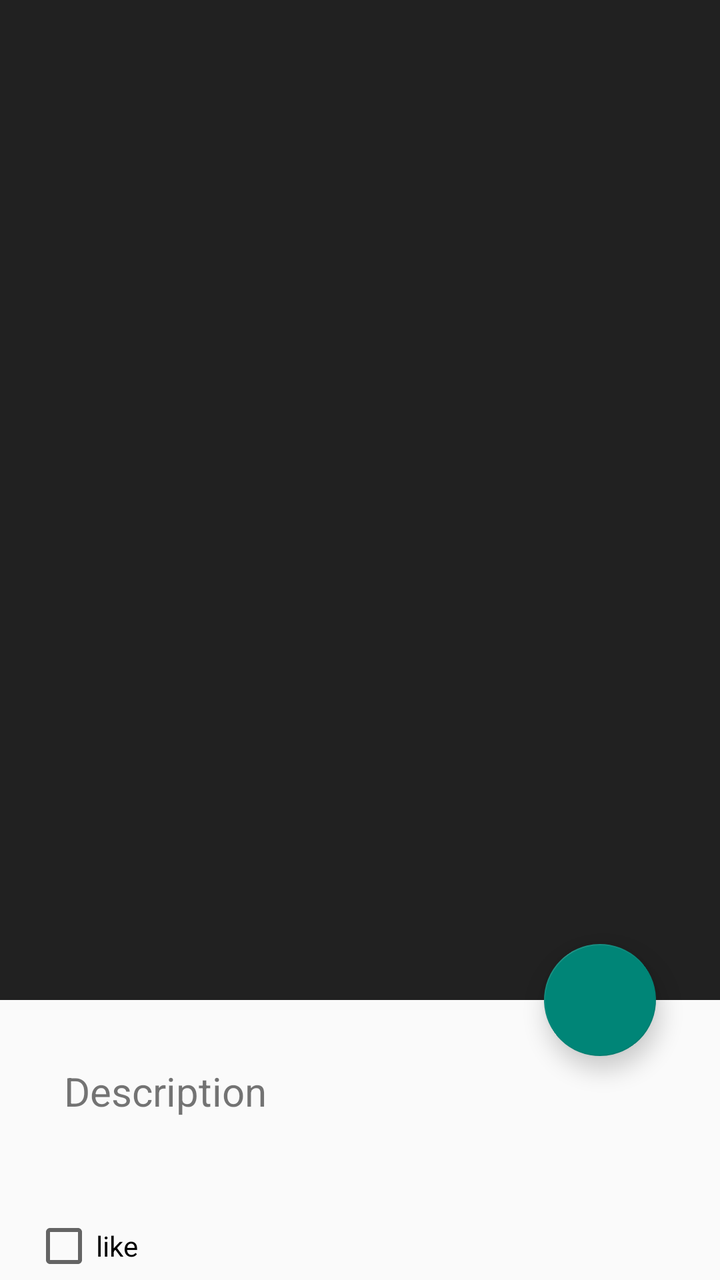
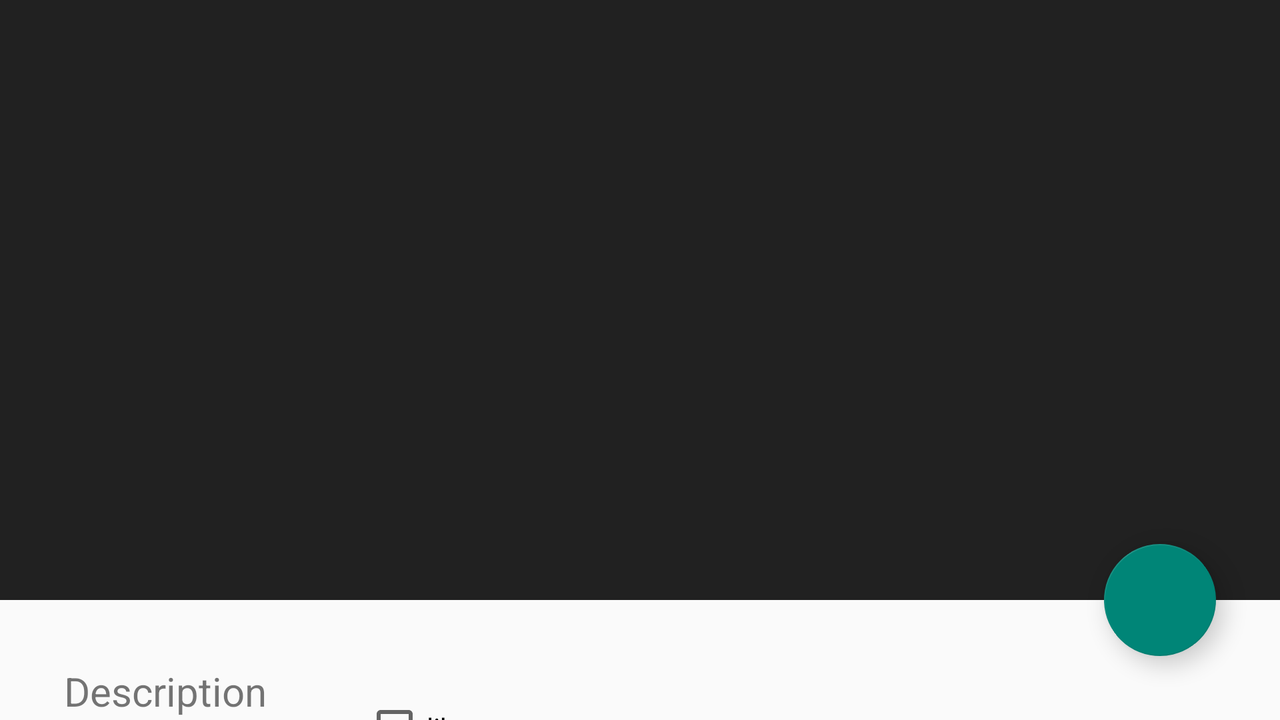

Two renders of one Android screen. The first uses the default layout on a phone; the second uses the alternative layout the repository ships for a different screen configuration, on a matching device. The two XML files are below.
<!-- AndroidManifest.xml: application theme Theme.AppCompat.DayNight.DarkActionBar -->
<!-- res/layout/movie_fragment.xml -->
<?xml version="1.0" encoding="utf-8"?>
<androidx.coordinatorlayout.widget.CoordinatorLayout xmlns:android="http://schemas.android.com/apk/res/android"
    xmlns:app="http://schemas.android.com/apk/res-auto"
    android:layout_width="match_parent"
    android:layout_height="match_parent"
    android:fitsSystemWindows="true">

    <com.google.android.material.appbar.AppBarLayout
        android:id="@+id/movie_appbar"
        android:layout_width="wrap_content"
        android:layout_height="500dp"
        android:theme="@style/ThemeOverlay.AppCompat.Dark.ActionBar"
        android:fitsSystemWindows="true">

        <com.google.android.material.appbar.CollapsingToolbarLayout
            android:id="@+id/movie_collapsing"
            android:layout_width="match_parent"
            android:layout_height="match_parent"
            android:fitsSystemWindows="true"
            app:contentScrim="?attr/colorPrimary"
            app:expandedTitleMarginStart="@dimen/shrine_toolbar_offset_start"
            app:expandedTitleMarginTop="@dimen/shrine_toolbar_offset_top"
            app:layout_scrollFlags="scroll|exitUntilCollapsed">

            <ImageView
                android:id="@+id/movie_image"
                android:layout_width="match_parent"
                android:layout_height="match_parent"
                android:scaleType="centerCrop"
                app:layout_collapseMode="parallax" />

            <androidx.appcompat.widget.Toolbar
                android:id="@+id/AppBar"
                android:layout_width="match_parent"
                android:layout_height="?attr/actionBarSize"
                app:layout_collapseMode="pin" />
        </com.google.android.material.appbar.CollapsingToolbarLayout>

    </com.google.android.material.appbar.AppBarLayout>


    <androidx.core.widget.NestedScrollView
        android:layout_width="match_parent"
        android:layout_height="match_parent"
        app:layout_behavior="@string/appbar_scrolling_view_behavior">

        <LinearLayout
            android:layout_width="wrap_content"
            android:layout_height="match_parent"
            android:orientation="vertical">

            <TextView
                android:id="@+id/movie_txt_description"
                android:layout_width="match_parent"
                android:layout_height="wrap_content"
                android:lineSpacingExtra="8dp"
                android:padding="32dp"
                android:text="@string/movie_textview_description"
                android:textSize="20sp" />

            <CheckBox
                android:id="@+id/movie_checkbox"
                android:layout_width="match_parent"
                android:layout_height="wrap_content"
                android:layout_margin="16dp"
                android:text="@string/movie_checkbox_like" />

        </LinearLayout>

    </androidx.core.widget.NestedScrollView>


    <com.google.android.material.floatingactionbutton.FloatingActionButton
        android:id="@+id/movie_fab"
        android:layout_width="wrap_content"
        android:layout_height="wrap_content"
        android:layout_margin="32dp"
        android:backgroundTint="?attr/colorAccent"
        android:rotation="325"
        android:src="@drawable/ic_send_24dp"
        app:layout_anchor="@id/movie_appbar"
        app:layout_anchorGravity="bottom|right|end" />

</androidx.coordinatorlayout.widget.CoordinatorLayout>
<!-- resources referenced by this layout -->
<resources>
  <dimen name="shrine_toolbar_offset_start">124dp</dimen>
  <dimen name="shrine_toolbar_offset_top">124dp</dimen>
  <string name="movie_checkbox_like">like</string>
  <string name="movie_textview_description">Description</string>
</resources>
<!-- res/layout-land/movie_fragment.xml (the author's variant of the layout above) -->
<!-- drawn on the phone turned sideways -->
<?xml version="1.0" encoding="utf-8"?>
<androidx.coordinatorlayout.widget.CoordinatorLayout xmlns:android="http://schemas.android.com/apk/res/android"
    xmlns:app="http://schemas.android.com/apk/res-auto"
    android:layout_width="match_parent"
    android:layout_height="match_parent"
    android:fitsSystemWindows="true">

    <com.google.android.material.appbar.AppBarLayout
        android:id="@+id/movie_appbar"
        android:layout_width="wrap_content"
        android:layout_height="300dp"
        android:theme="@style/ThemeOverlay.AppCompat.Dark.ActionBar"
        android:fitsSystemWindows="true">

        <com.google.android.material.appbar.CollapsingToolbarLayout
            android:id="@+id/movie_collapsing"
            android:layout_width="match_parent"
            android:layout_height="match_parent"
            android:fitsSystemWindows="true"
            app:contentScrim="?attr/colorPrimary"
            app:expandedTitleMarginStart="@dimen/shrine_toolbar_offset_start"
            app:expandedTitleMarginTop="@dimen/shrine_toolbar_offset_top"
            app:layout_scrollFlags="scroll|exitUntilCollapsed">

            <ImageView
                android:id="@+id/movie_image"
                android:layout_width="match_parent"
                android:layout_height="match_parent"
                android:scaleType="center"
                app:layout_collapseMode="parallax" />

            <androidx.appcompat.widget.Toolbar
                android:id="@+id/AppBar"
                android:layout_width="match_parent"
                android:layout_height="?attr/actionBarSize"
                app:layout_collapseMode="pin" />
        </com.google.android.material.appbar.CollapsingToolbarLayout>

    </com.google.android.material.appbar.AppBarLayout>


    <androidx.core.widget.NestedScrollView
        android:layout_width="match_parent"
        android:layout_height="match_parent"
        app:layout_behavior="@string/appbar_scrolling_view_behavior">

        <LinearLayout
            android:layout_width="wrap_content"
            android:layout_height="match_parent"
            android:orientation="horizontal">

            <TextView
                android:id="@+id/movie_txt_description"
                android:layout_width="match_parent"
                android:layout_height="wrap_content"
                android:lineSpacingExtra="8dp"
                android:padding="32dp"
                android:text="@string/movie_textview_description"
                android:textSize="20sp" />


            <CheckBox
                android:id="@+id/movie_checkbox"
                android:layout_width="match_parent"
                android:layout_height="wrap_content"
                android:layout_margin="16dp"
                android:text="@string/movie_checkbox_like" />

        </LinearLayout>

    </androidx.core.widget.NestedScrollView>


    <com.google.android.material.floatingactionbutton.FloatingActionButton
        android:id="@+id/movie_fab"
        android:layout_width="wrap_content"
        android:layout_height="wrap_content"
        android:layout_margin="32dp"
        android:backgroundTint="?attr/colorAccent"
        android:rotation="325"
        android:src="@drawable/ic_send_24dp"
        app:layout_anchor="@id/movie_appbar"
        app:layout_anchorGravity="bottom|right|end" />

</androidx.coordinatorlayout.widget.CoordinatorLayout>
